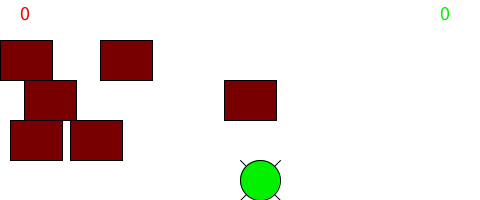
Frame 1 (no input)
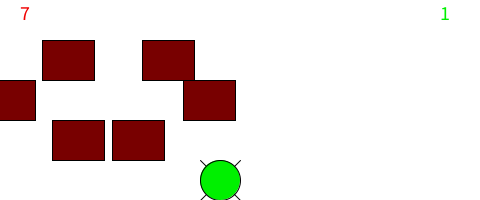
Frame 60 (the mouse pressed at the canvas centre just before this capture)
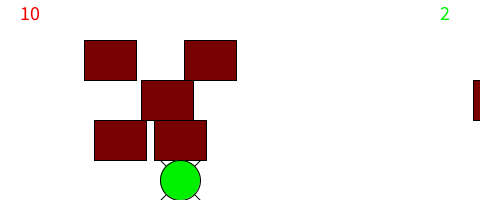
Frame 120 (the mouse held since frame 60 and released just before this capture)

The Processing sketch that drew these frames (run headless with seeded random() and noise(); from frame 60 on, the mouse is pressed at the canvas centre):

// Processing sketch: frogger_main
// ── frogger_main.pde
/**
  Q-Learning Results:
  Record after 542 trials was 360 wins - 182 losses
  Record after 5161 trials was 4896 wins - 265 losses
  
  Widrow Hoff Results:
  Record after 512 trials was 397 wins - 115 losses
*/

import java.util.Random;

// Game Initialization Constants
static int FROG_WIDTH = 40;
static int GAME_WIDTH_IN_SQUARES = 12;
static int GAME_WIDTH = FROG_WIDTH * GAME_WIDTH_IN_SQUARES;
static int GAME_HEIGHT_IN_SQUARES = 5;
static int GAME_HEIGHT = FROG_WIDTH * GAME_HEIGHT_IN_SQUARES;
static float TRUCK_WIDTH = 1.3*FROG_WIDTH;
static float TRUCK_SPEED = 0.7;

static int START_FROG_X = 5;
static int START_FROG_Y = GAME_HEIGHT_IN_SQUARES-1;

static int frog_x = START_FROG_X;
static int frog_y = START_FROG_Y;
static int best_move = 0;

static int TRUCK_ROWS = GAME_HEIGHT_IN_SQUARES-2;
static int TRUCKS_PER_ROW = 2;

static float[][] truck_x = {{0, 100, 300},
                     {25, 225, 325},
                     {10, 70, 200}};

Random rng = new Random();

// Constants for frog moves, indexing into policy
static int STAY = 0;
static int MOVE_LEFT = 1;
static int MOVE_RIGHT = 2;
static int MOVE_UP = 3;
static int MOVE_DOWN = 4;
static int POSSIBLE_MOVES = 5;

static boolean WIDROW_HOFF = true;

// Slow the frog down a little so it's visible and not superspeedy
static int frame = 0;
static int deaths = 0;
static int wins = 0;
// Only allow action every this many frames
static int FROG_FRAMES = 3;

static float LEARNING_RATE = 0.2;
static float DISCOUNT_FACTOR = 0.3;

void settings() {
  size(GAME_WIDTH, GAME_HEIGHT);
  if (WIDROW_HOFF) {
    LEARNING_RATE = 0.01;
    DISCOUNT_FACTOR = 0.1;
  }
}

void setup() {
  textSize(20);
}

// ── frogger_ai.pde
/**
  Reinforcement learning algorithm runner
*/
int decide_move(boolean[][] environment, boolean widrowHoff) {
  return QLearningAction(environment);    
}


//environment -> action = QValue
float[][] QStore = new float[256][5];

/**
  Helper function to retrieve the highest value action based on the environment
*/
int getBestAction(int environmentCode) {
  float[] environmentActions = QStore[environmentCode];
  int bestAction = 0;
  float bestValue = environmentActions[bestAction];
  for (int i = 0; i < environmentActions.length; i++) {
    if (environmentActions[i] > bestValue) {
      bestValue = environmentActions[i];
      bestAction = i;
    }
  }
  return bestAction;
}

/**
  Q-Learning Algorithm runner
*/
int QLearningAction(boolean[][] environment) {
  float pRandomAction = 0.8/(wins+1);
  float random = rng.nextFloat();
  int action;
  
  if (random < pRandomAction) {
    action = rng.nextInt(POSSIBLE_MOVES);
  } else {
    action = getBestAction(get_environment_code(environment));
  }
  
  return action;
}

/**
  Returns a 2-d boolean array representing if the squares around the frog are occupied
*/
boolean[][] get_nearby_squares() {
  boolean[][] environment = new boolean[3][3];
  for (int i = 0; i < 3; i++) {
    for (int j = 0; j < 3; j++) {
      environment[i][j] = false;
      int square_x = frog_x + j - 1;
      int square_y = frog_y + i - 1;
      if (square_x < 0 || square_y < 0 || square_x >= GAME_WIDTH_IN_SQUARES || square_y >= GAME_HEIGHT_IN_SQUARES) {
        environment[i][j] = true;  // treat off-board spaces as occupied;
      } else {
        if (square_y-1 >= 0 && square_y-1 < TRUCK_ROWS) {
          for (int k = 0; k < TRUCKS_PER_ROW; k++) { // only check in same row
            if (truck_in_square(square_y-1, k, square_x, square_y)) {
              environment[i][j] = true;
            }
          }
        }
      }
    }
  }
  return environment;
}

/**
  Helper to translate boolean to int
*/
int toInt(boolean v) {
  return (v ? 1 : 0);
}

/**
  A helper to get a unique index for a particular environment, created using
  A binary code for the environment - index into Q(state, action) array with this
*/
int get_environment_code(boolean[][]environment) {
  return toInt(environment[0][0]) * 128 + toInt(environment [0][1])*64
                       + toInt(environment[0][2]) * 32 + toInt(environment[1][0])*16
                       + toInt(environment[1][2]) * 8 + toInt(environment[2][0])*4
                       + toInt(environment[2][1]) * 2 + toInt(environment[2][2])*1;
}

/**
  Data Structure for storing action-location possiblities
  - 5 actions (up, down, left, right, wait)
  - 3 surrounding rows
  - 3 surrounding columns
  Indexing sequence: arr[action][row][column]
*/
float[][][] widrow_weights = new float[5][3][3];

/**
  Reinforcement Learning Alrogithm Logic
  Contains logic for Q-Learning and WidrowHoff approaches
*/
void update_q(int best_move, boolean[][] environment,
              boolean[][] new_environment, float reward) {
   // TODO - Q-learning with or without Widrow-Hoff rule
   
   int initialEnvironment = get_environment_code(environment);
   float originalQ = QStore[initialEnvironment][best_move];
   
   int finalEnvironment = get_environment_code(new_environment);
   int bestNextAction = getBestAction(finalEnvironment);
   float maxQ = QStore[finalEnvironment][bestNextAction];
   
   if(!WIDROW_HOFF) { //Q-Learning Q Function
     QStore[initialEnvironment][best_move] = ((1 - LEARNING_RATE) * originalQ) 
     + (LEARNING_RATE*(reward + (DISCOUNT_FACTOR * maxQ)));
   } else { //Widrow-Hoff Q Function
     float QSum = 0;
     float w;
     int v;
     for (int i = 0; i < environment.length; i++) {
       for (int j = 0; j < environment[i].length; j++) {
         if(environment[i][j]) v = 1;
         else v = -1;
         w = widrow_weights[best_move][i][j];
         QSum += v*w;
       }
     }
     QStore[initialEnvironment][best_move] = QSum;
     
     float idealQ = reward + (LEARNING_RATE * maxQ);
     float error = idealQ - originalQ;
     
     for (int i = 0; i < environment.length; i++) {
       for (int j = 0; j < environment[i].length; j++) {
         if(environment[i][j]) v = 1;
         else v = -1;
         widrow_weights[best_move][i][j] += LEARNING_RATE * error * v;
       }
     }
     
     //for (int i = 0; i < widrow_weights[best_move].length; i++) {
     //  for (int j = 0; j < widrow_weights[best_move][i].length; j++) {
     //    widrow_weights[best_move][i][j] += LEARNING_RATE * error * v;
     //  }
     //}
   }
   return;
}

// ── frogger_drawer.pde
/**
  Game running function
  - Handles frame incrementing and object updating/drawing
  - Handles frog win/lose condition
  - Handles updating learning algorithm
*/
void draw() {
  frame++;
  int frame_mod = FROG_FRAMES;
  float truck_speed = TRUCK_SPEED;
  if (keyPressed && key == 'f') {
    frame_mod = FROG_FRAMES/3;
    truck_speed = TRUCK_SPEED * 3;
  }
  background(255);
  update_trucks(truck_speed);
  draw_trucks();
  boolean[][] environment = get_nearby_squares();
  
  //if (frame % frame_mod == 0) {
    best_move = decide_move(environment, WIDROW_HOFF);
    move_frog(best_move);
  //}
  boolean dead_frog = check_death();
  if (dead_frog) {
    deaths++;
  }
  fill(240,0,0);
  text(deaths, FROG_WIDTH/2, FROG_WIDTH/2);
  draw_frog(dead_frog);
  boolean winner_frog = (!dead_frog && frog_y == 0);
  if (winner_frog) {
    wins++;
  }
  text(wins, FROG_WIDTH*(GAME_WIDTH_IN_SQUARES-1), FROG_WIDTH/2);
  if (dead_frog || winner_frog) {
    frog_x = START_FROG_X;
    frog_y = START_FROG_Y;
  }
  
  // TODO figure rewards here
  float reward = 0;
  if (dead_frog) {
    reward -= 10;
  } else if (winner_frog) {
    reward += 20;
  }
  
  // Update model if we just moved or if we're getting killed because of our last move
  //if (frame % frame_mod == 0 || dead_frog) {
    boolean[][] new_environment = get_nearby_squares();
    update_q(best_move, environment, new_environment, reward);
  //}
}

/**
  Helper for drawing trucks in the scene
*/
void draw_trucks() {
  fill(120, 0, 0);
  for (int i = 0; i < TRUCK_ROWS; i++) {
    for (int j = 0; j < TRUCKS_PER_ROW; j++) {
      float truck_y = (i+1)*FROG_WIDTH;
      rect(truck_x[i][j], truck_y, TRUCK_WIDTH, FROG_WIDTH);
    }
  }
}

/**
  Helper for drawing the frog in the scene
*/
void draw_frog(boolean dead_frog) {
  if (dead_frog) {
    fill(240, 0, 0);
  } else {
    fill(0,240,0);
  }
  // Legs
  line(frog_x * FROG_WIDTH, frog_y * FROG_WIDTH, (frog_x + 1)*FROG_WIDTH, (frog_y + 1)*FROG_WIDTH);
  line(frog_x * FROG_WIDTH, (frog_y + 1) * FROG_WIDTH, (frog_x + 1)*FROG_WIDTH, frog_y * FROG_WIDTH);
  // body
  float frog_true_x = FROG_WIDTH * ((float)frog_x + 0.5);
  float frog_true_y = FROG_WIDTH * ((float)frog_y + 0.5);
  ellipse(frog_true_x, frog_true_y, FROG_WIDTH, FROG_WIDTH);
}

// ── frogger_frameupdater.pde
/**
  Handler for updating the truck's position
*/
void update_trucks(float truck_speed) {
  for (int i = 0; i < TRUCK_ROWS; i++) {
    for (int j = 0; j < TRUCKS_PER_ROW; j++) {
      if (i % 2 == 0) {
        truck_x[i][j] += truck_speed;
        if (truck_x[i][j] >= GAME_WIDTH) {
          truck_x[i][j] = 0 - TRUCK_WIDTH;
        }
      } else {
        truck_x[i][j] -= truck_speed;
        if (truck_x[i][j] <= -TRUCK_WIDTH) {
          truck_x[i][j] = GAME_WIDTH;
        }
      }
    }
  }
}

/**
  Handler for updating the frog's position
*/
void move_frog(int best_move) {
  if (best_move == MOVE_LEFT) {
    frog_x--;
  } else if (best_move == MOVE_RIGHT) {
    frog_x++;
  } else if (best_move == MOVE_UP) {
    frog_y--;
  } else if (best_move == MOVE_DOWN) {
    frog_y++;
  }
}

/**
  Checks if the frog's position is a death condition
  i.e. frog is out of bounds or within a truck's box
*/
boolean check_death() {
  // Die if we wander off the playing field
  if (frog_x < 0 || frog_x >= GAME_WIDTH_IN_SQUARES || frog_y < 0 || frog_y >= GAME_HEIGHT_IN_SQUARES) {
    return true;
  }
  for (int i = 0; i < TRUCK_ROWS; i++) {
    for (int j = 0; j < TRUCKS_PER_ROW; j++) {
      if (truck_in_square(i, j, frog_x, frog_y)) {
        return true;
      }
    }
  }
  return false;
}

/**
  Helper for check_death()
  Checks for overlap between truck and frog hitboxes
  square_x and square_y are in FROG_WIDTH boxes
*/
boolean truck_in_square(int truck_row, int truck, int square_x, int square_y) {
  if ((truck_row + 1) != square_y) {
    return false;
  }
  float truck_min_x = truck_x[truck_row][truck];
  float truck_max_x = truck_min_x + TRUCK_WIDTH;
  float square_min_x = square_x * FROG_WIDTH;
  float square_max_x = (square_x + 1) * FROG_WIDTH;
  if (square_max_x >= truck_min_x && square_min_x <= truck_max_x) {
    return true;
  }
  return false;
}
